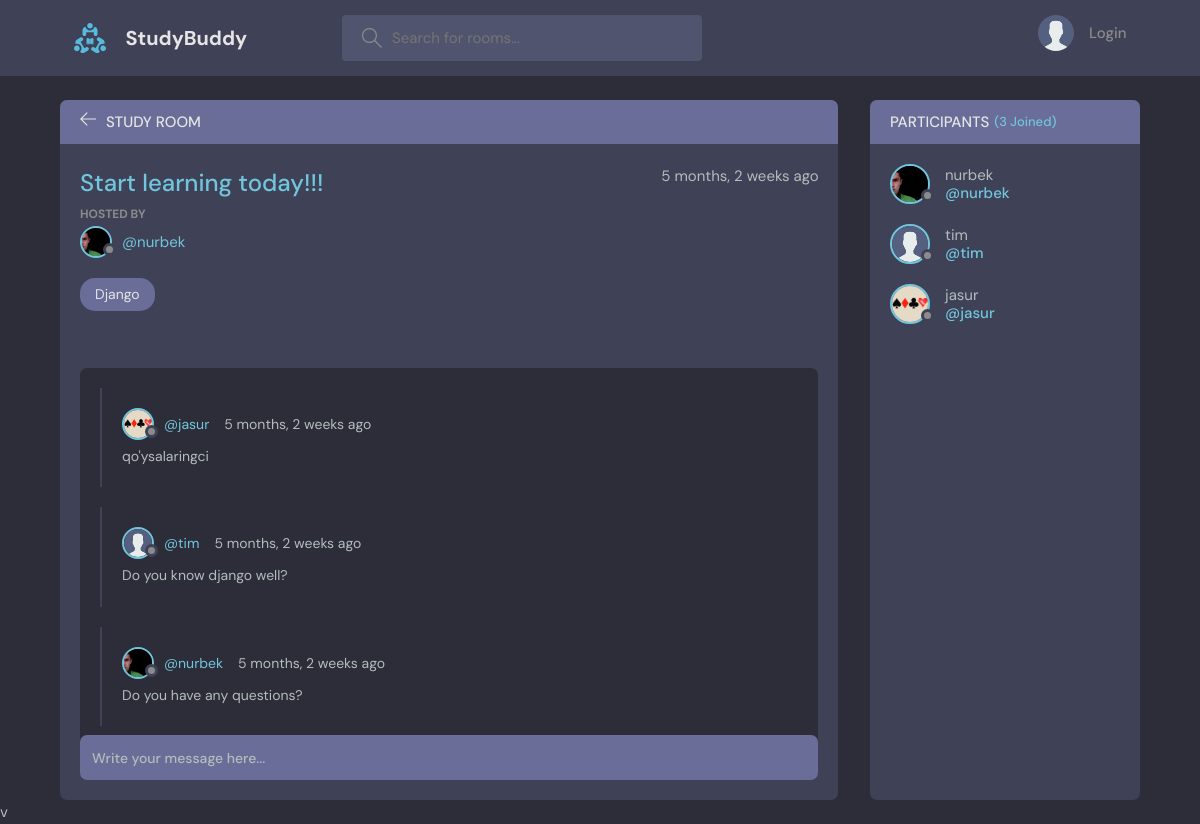
Page /room/2/ on the committed database.
### base/models.py (models this page shows, shortened)
class Room(models.Model):
    host = models.ForeignKey(User, on_delete=models.SET_NULL, null=True)
    topic = models.ForeignKey(Topic, on_delete=models.SET_NULL, null=True)
    name = models.CharField(max_length=200)
    description = models.TextField(null=True, blank=True)
    participants = models.ManyToManyField(User, related_name="participants", blank=True)
    updated = models.DateTimeField(auto_now=True)
    created = models.DateTimeField(auto_now_add=True)
    class Meta:
        ordering = ["-updated", "-created"]

class User(AbstractUser):
    name = models.CharField(max_length=200, null=True)
    email = models.EmailField(unique=True, null=True)
    bio = models.TextField(null=True)
    avatar = models.ImageField(null=True, default="avatar.svg")
    USERNAME_FIELD = "email"
    REQUIRED_FIELDS = []

class Topic(models.Model):
    name = models.CharField(max_length=200)
    def __str__(self):
        return self.name

class Message(models.Model):
    user = models.ForeignKey(User, on_delete=models.CASCADE)
    room = models.ForeignKey(Room, on_delete=models.CASCADE)
    body = models.TextField()
    updated = models.DateTimeField(auto_now=True)
    created = models.DateTimeField(auto_now_add=True)
    class Meta:
        ordering = ["-updated", "-created"]

### base/views.py (the view)
# urls.py: path("room/<str:pk>/", views.room, name="room"),
def room(request, pk):
    room = Room.objects.get(id=pk)
    room_messages = room.message_set.all()
    participants = room.participants.all()
    if request.method == "POST":
        message = Message.objects.create(
            user=request.user, room=room, body=request.POST.get("body")
        )
        room.participants.add(request.user)
        return redirect("room", pk=room.id)
    context = {
        "room": room,
        "room_messages": room_messages,
        "participants": participants,
    }
    return render(request, "base/room.html", context)

### base/templates/base/room.html (shortened to what this page needs)
{% extends 'main.html' %}
{% block content %}
    <main class="profile-page layout layout--2">
      <div class="container">
        <div class="room">
          <div class="room__top">
            <div class="room__topLeft">
              <a href="{% url 'home' %}">
                <svg version="1.1" xmlns="http://www.w3.org/2000/svg" width="32" height="32" viewBox="0 0 32 32">
                  <title>arrow-left</title>
                  <path
                    d="M13.723 2.286l-13.723 13.714 13.719 13.714 1.616-1.611-10.96-10.96h27.625v-2.286h-27.625l10.965-10.965-1.616-1.607z"
                  ></path>
                </svg>
              </a>
              <h3>Study Room</h3>
            </div>
          </div>
          <div class="room__box scroll">
            <div class="room__header scroll">
              <div class="room__info">
                <h3>{{room.name}}</h3>
                <span>{{room.created|timesince}} ago</span>
              </div>
              <div class="room__hosted">
                <p>Hosted By</p>
                <a href="{% url 'user-profile' room.host.id %}" class="room__author">
                  <div class="avatar avatar--small">
                    <img src="{{room.host.avatar.url}}" />
                  </div>
                  <span>@{{room.host.username}}</span>
                </a>
              </div>
              <span class="room__topics">{{room.topic}}</span>
            </div>
            <div class="room__conversation">
              <div class="threads scroll">
                {% for message in room_messages %}
                <div class="thread">
                  <div class="thread__top">
                    <div class="thread__author">
                      <a href="{% url 'user-profile' message.user.id %}" class="thread__authorInfo">
                        <div class="avatar avatar--small">
                          <img src="{{message.user.avatar.url}}" />
                        </div>
                        <span>@{{message.user.username}}</span>
                      </a>
                      <span class="thread__date">{{message.created|timesince}} ago</span>
                    </div>
                  </div>
                  <div class="thread__details">
                    {{message.body}}
                  </div>
                </div>
                {% endfor %}
              </div>
            </div>
          </div>
          <div class="room__message">
            <form action="" method="POST">
              <input name="body" placeholder="Write your message here..." /></form>
          </div>
        </div>
        <div class="participants">
          <h3 class="participants__top">Participants <span>({{participants.count}} Joined)</span></h3>
          <div class="participants__list scroll">
            {% for user in participants %}
            <a href="{% url 'user-profile' user.id %}" class="participant">
              <div class="avatar avatar--medium">
                <img src="{{user.avatar.url}}" />
              </div>
              <p>
                {{user.username}}
                <span>@{{user.username}}</span>
              </p>
            </a>
            {% endfor %}
          </div>
        </div>
      </div>
    </main>
{% endblock content %}

### rows in the picture
Room: name "Start learning today!!!", created "5 months, 2 weeks", host.avatar (picture), host.username "nurbek", topic "Django"
Message: user.avatar (picture), user.username "jasur", created "5 months, 2 weeks", body "qo'ysalaringci"
Message: user.avatar (placeholder picture), user.username "tim", created "5 months, 2 weeks", body "Do you know django well?"
Message: user.avatar (picture), user.username "nurbek", created "5 months, 2 weeks", body "Do you have any questions?"
User: avatar (picture), username "nurbek"
User: avatar (placeholder picture), username "tim"
User: avatar (picture), username "jasur"

### other values in the picture
{{ participants.count }} "3"
